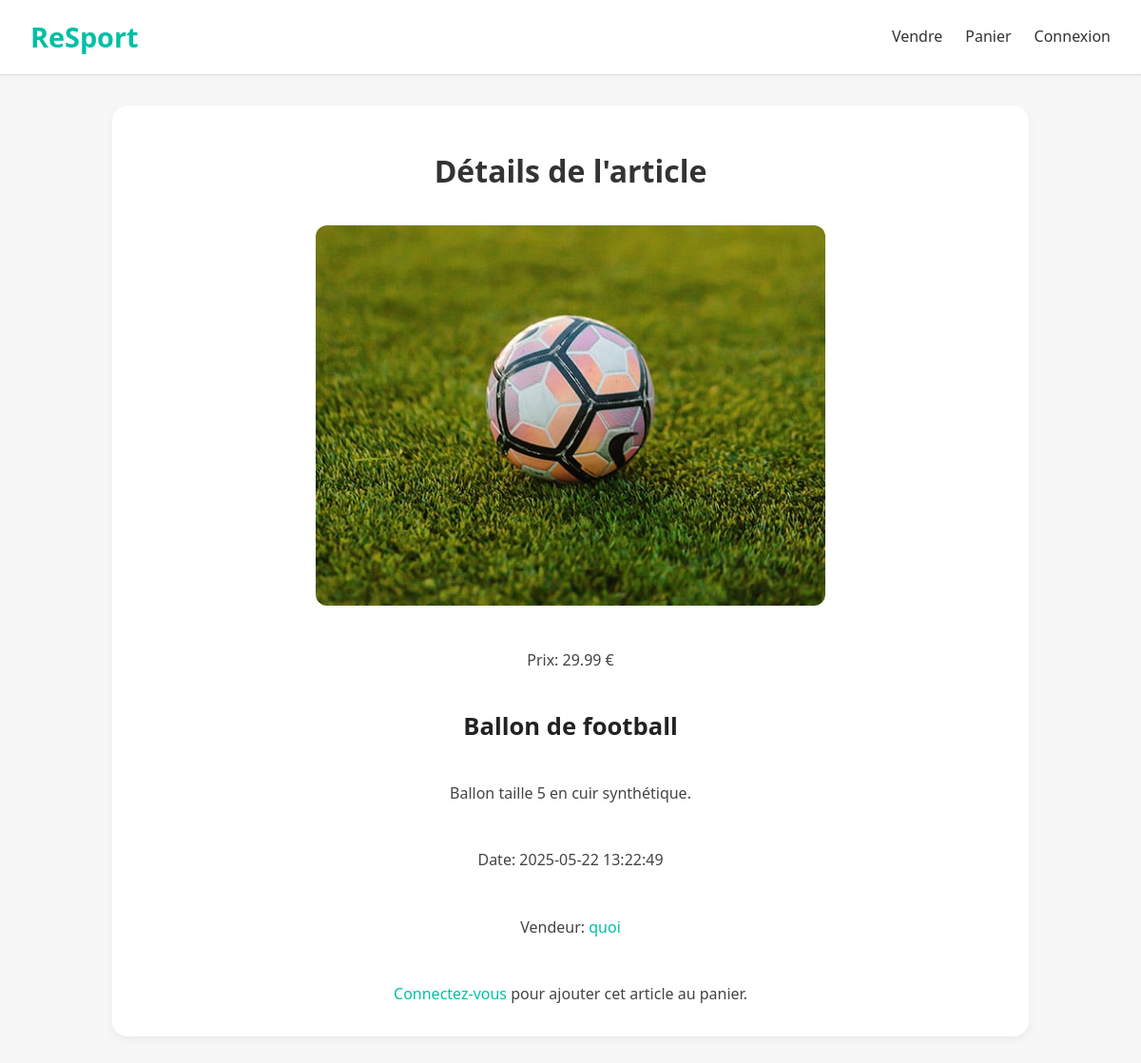
/pages/detailsPage.php?id=1, run on the app's committed database.
### tables this page shows
CREATE TABLE Article (
    id INT AUTO_INCREMENT PRIMARY KEY,
    name VARCHAR(100) NOT NULL,
    description TEXT,
    price DECIMAL(10, 2) NOT NULL,
    publish_date DATETIME DEFAULT CURRENT_TIMESTAMP,
    author_id INT,
    image_link VARCHAR(255),
    FOREIGN KEY (author_id) REFERENCES User(id) ON DELETE SET NULL
);

CREATE TABLE User (
    id INT AUTO_INCREMENT PRIMARY KEY,
    username VARCHAR(50) NOT NULL UNIQUE,
    password VARCHAR(255) NOT NULL, 
    email VARCHAR(100) NOT NULL UNIQUE,
    balance DECIMAL(10, 2) DEFAULT 0.00,
    profile_photo VARCHAR(255), 
    role ENUM('client', 'admin') DEFAULT 'client'
);

### includes/articleDB.php (called while the page is built, shortened)
<?php
    function GetArticles() {
        $mysqlClient = getPDOConnection();
        $stmtWithAuthors = $mysqlClient->prepare(
        'SELECT a.*, u.username AS author_name
         FROM Article a
         JOIN user u ON a.author_id = u.id
         ORDER BY a.publish_date DESC'
        );
        $stmtWithAuthors->execute();
        $articlesWithAuthors = $stmtWithAuthors->fetchAll(PDO::FETCH_ASSOC);
        return $articlesWithAuthors;
    }
    function GetUsernameWithAuthorId($author_id) {
        $mysqlClient = getPDOConnection();
        $stmt = $mysqlClient->prepare(
            'SELECT username FROM User WHERE id = ?'
        );
        $stmt->execute([$author_id]);
        $user = $stmt->fetch(PDO::FETCH_ASSOC);
        return $user['username'];
    }
?>

### pages/detailsPage.php (the view, shortened to what this page needs)
<?php
    require_once '../includes/articleDB.php';
    $currentUserId = null;
?>
<!DOCTYPE html>
<html lang="fr">
<head>
    <link rel="stylesheet" href="../css/details.css">
    <link rel="stylesheet" href="../css/header.css">
</head>
<body>
    <?php include '../templates/header.php'; ?>
    <section class="featured-products">
        <h2>Détails de l'article</h2>
        <?php
            $articles = GetArticles();
            foreach ($articles as $article) {
                if ($article['id'] == $_GET['id']) {
                    echo '<div class="product-item">';
                    echo '<img src="../images/' . $article['image_link'] . '" alt="' . $article['name'] . '">';
                    echo '<p>Prix: ' . $article['price'] . ' €</p>';
                    echo '<h3>' . $article['name'] . '</h3>';
                    echo '<p>' . $article['description'] . '</p>';
                    echo '<p>Date: ' . $article['publish_date'] . '</p>';
                    $pseudoVendeur = GetUsernameWithAuthorId($article['author_id']);
                    if ($currentUserId == $article['author_id']) {
                        echo '<p>Vendeur: <a href="accountPage.php?id=' . $article['author_id'] . '">' . $pseudoVendeur . ' (vous)</a></p>';
                    } else {
                        echo '<p>Vendeur: <a href="accountPage.php?id=' . $article['author_id'] . '">' . $pseudoVendeur . '</a></p>';
                    }
                    if (isset($_SESSION['name']) && !empty($_SESSION['name'])) {
                        echo '<form action="" method="POST">';
                        echo '<input type="hidden" name="article_id" value="' . $article['id'] . '">';
                        echo '<p>Quantité: <input type="number" name="quantity" value="1" min="1"></p>';
                        echo '<p>Stock disponible: ' . GetStock($article['id']) . '</p>';
                        if ($currentUserId == $article['author_id']) {
                            echo '<button type="submit" formaction="./editPage.php?id=' . $article['id'] . '">Modifier l\'article</button>';
                        } else {
                            echo '';
                        }
                        echo '<button type="submit">Ajouter au panier</button>';
                        echo '</form>';
                    } else {
                        echo '<p><a href="./loginPage.php">Connectez-vous</a> pour ajouter cet article au panier.</p>';
                    }
                    echo '</div>';
                }
            }
        ?>
    </section>
</body>

### css/details.css (style rules this page uses)
body { font-family: 'Segoe UI', sans-serif; background-color: #f7f7f7; margin: 0; padding: 0; line-height: 1.6; }
.featured-products { max-width: 900px; margin: 2rem auto; padding: 1rem 2rem; background-color: white; border-radius: 16px; box-shadow: 0 4px 10px rgba(0, 0, 0, 0.05); }
.featured-products h2 { text-align: center; margin-bottom: 2rem; font-size: 2rem; color: #333; }
.product-item { display: flex; flex-direction: column; align-items: center; gap: 0.8rem; text-align: center; }
.product-item img { max-width: 100%; max-height: 400px; object-fit: cover; border-radius: 12px; margin-bottom: 1rem; }
.product-item h3 { font-size: 1.6rem; margin: 0.5rem 0; color: #222; }
.product-item p { font-size: 1rem; color: #444; }
.product-item a { color: #00bfa5; text-decoration: none; }

### css/header.css (style rules this page uses)
a { text-decoration: none; color: inherit; }

### data on the page
article: image_link (picture), price "29.99", name "Ballon de football", description "Ballon taille 5 en cuir synthétique.", publish_date "2025-05-22 13:22:49", author.username "quoi"
